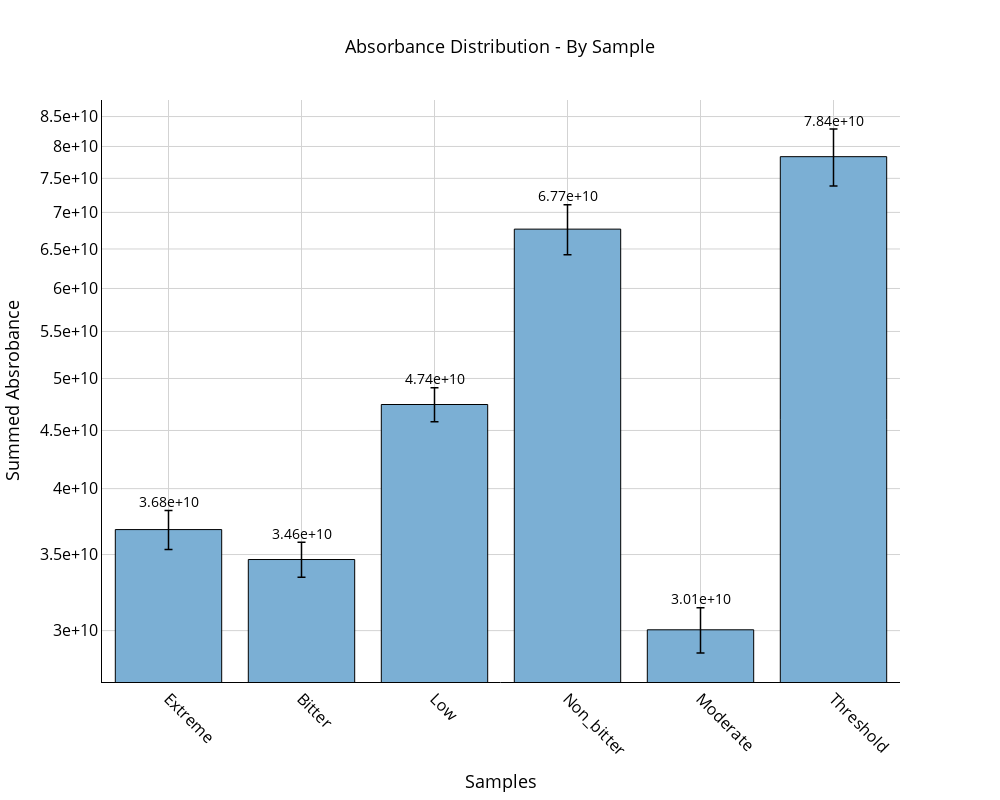
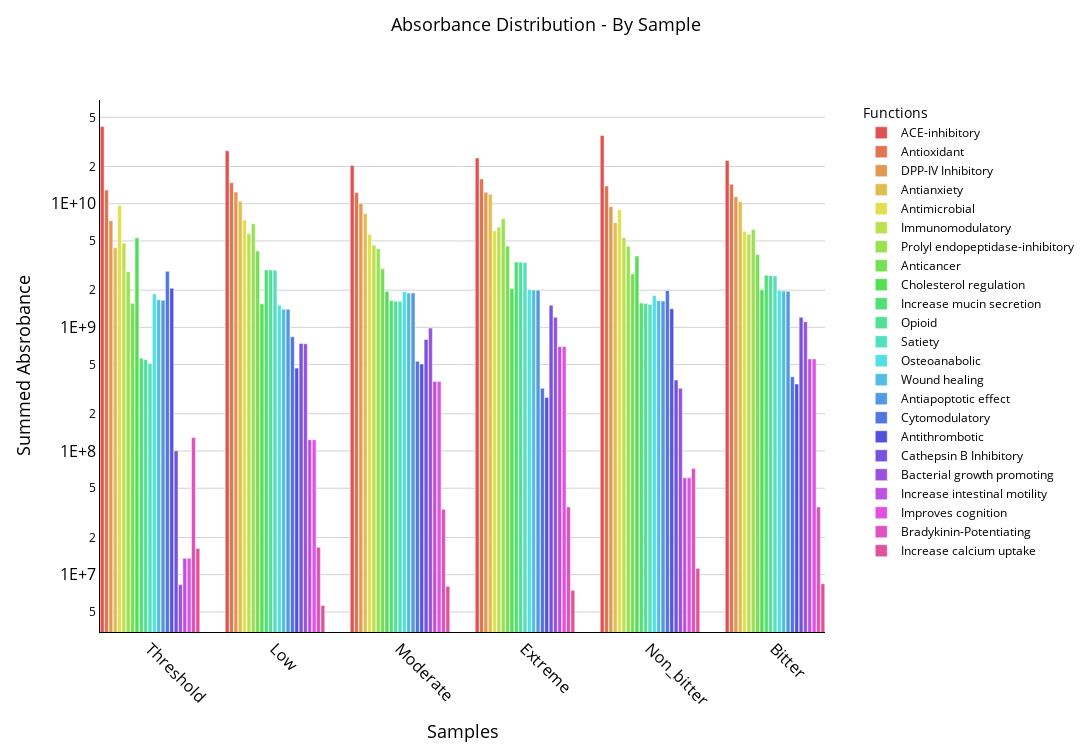
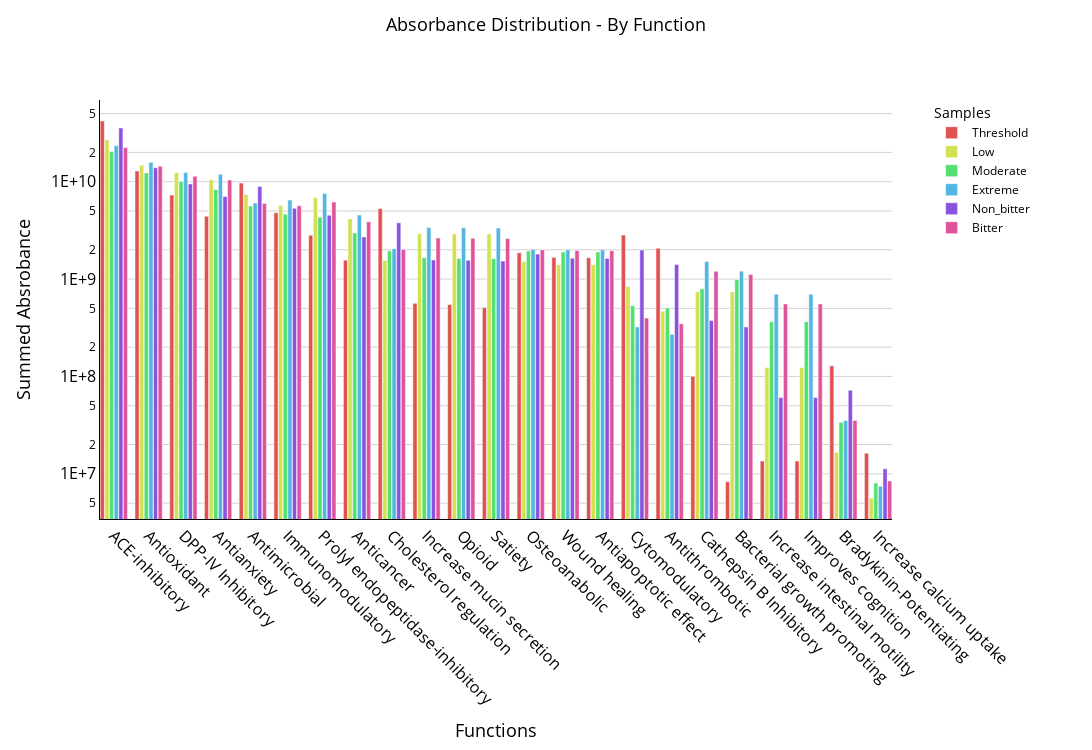
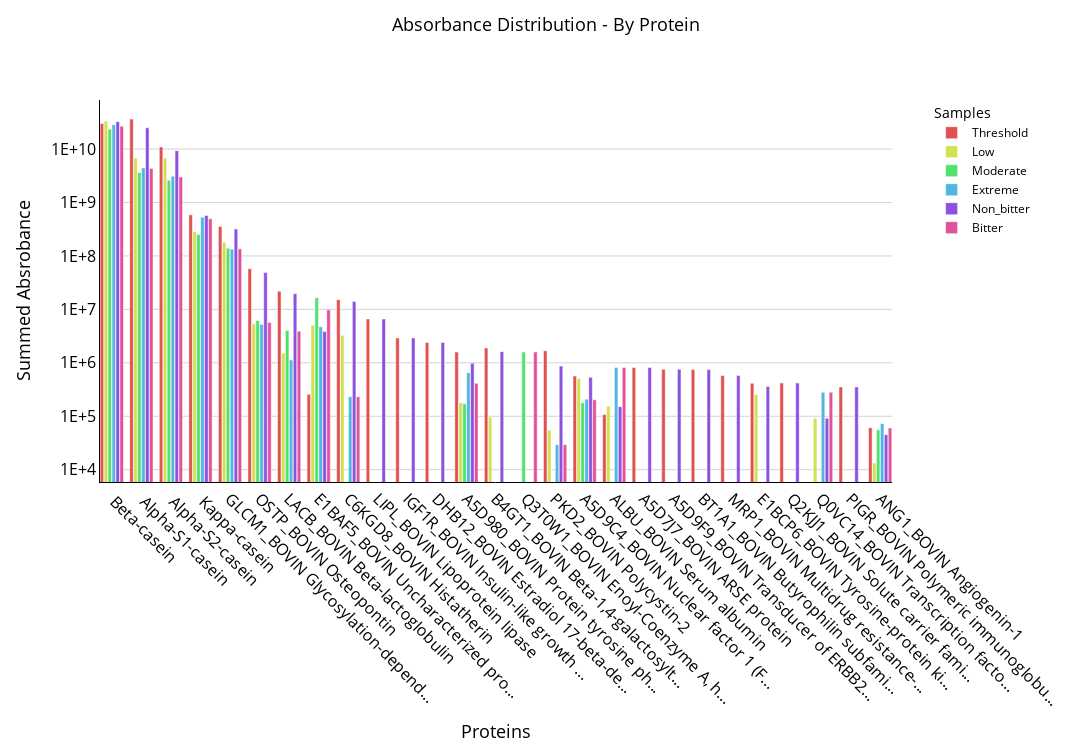

Notebook cell for these charts, in order:
### Code cell
data_transformer = DataTransformation()
# Initialize the interface
data_transformer.setup_data_loading_ui()

# Create instances
data_handler = DataHandler(data_transformer)
data_handler.display_handler()

# Create Plotter
plotter = Plotter(data_transformer, data_handler)
plotter.display()
